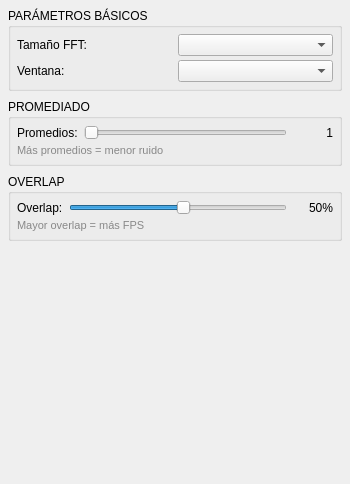
<?xml version="1.0" encoding="UTF-8"?>
<ui version="4.0">
 <class>DockWidget</class>
 <widget class="QDockWidget" name="DockWidget">
  <property name="geometry">
   <rect>
    <x>0</x>
    <y>0</y>
    <width>350</width>
    <height>484</height>
   </rect>
  </property>
  <property name="windowTitle">
   <string>CONFIGURACIÓN FFT</string>
  </property>
  <widget class="QWidget" name="dockWidgetContents">
   <layout class="QVBoxLayout" name="verticalLayout_main">
    <property name="spacing">
     <number>8</number>
    </property>
    <property name="leftMargin">
     <number>8</number>
    </property>
    <property name="topMargin">
     <number>8</number>
    </property>
    <property name="rightMargin">
     <number>8</number>
    </property>
    <property name="bottomMargin">
     <number>8</number>
    </property>
    <item>
     <widget class="QGroupBox" name="groupBox_basic">
      <property name="title">
       <string>PARÁMETROS BÁSICOS</string>
      </property>
      <layout class="QGridLayout" name="gridLayout_basic">
       <property name="leftMargin">
        <number>6</number>
       </property>
       <property name="topMargin">
        <number>6</number>
       </property>
       <property name="rightMargin">
        <number>6</number>
       </property>
       <property name="bottomMargin">
        <number>6</number>
       </property>
       <property name="horizontalSpacing">
        <number>6</number>
       </property>
       <property name="verticalSpacing">
        <number>4</number>
       </property>
       <item row="0" column="0">
        <widget class="QLabel" name="label_fft_size">
         <property name="text">
          <string>Tamaño FFT:</string>
         </property>
        </widget>
       </item>
       <item row="0" column="1">
        <widget class="QComboBox" name="comboBox_fft_size"/>
       </item>
       <item row="1" column="0">
        <widget class="QLabel" name="label_window">
         <property name="text">
          <string>Ventana:</string>
         </property>
        </widget>
       </item>
       <item row="1" column="1">
        <widget class="QComboBox" name="comboBox_window_type"/>
       </item>
      </layout>
     </widget>
    </item>
    <item>
     <widget class="QGroupBox" name="groupBox_averaging">
      <property name="title">
       <string>PROMEDIADO</string>
      </property>
      <layout class="QGridLayout" name="gridLayout_averaging">
       <property name="leftMargin">
        <number>6</number>
       </property>
       <property name="topMargin">
        <number>6</number>
       </property>
       <property name="rightMargin">
        <number>6</number>
       </property>
       <property name="bottomMargin">
        <number>6</number>
       </property>
       <property name="horizontalSpacing">
        <number>6</number>
       </property>
       <property name="verticalSpacing">
        <number>4</number>
       </property>
       <item row="0" column="0">
        <widget class="QLabel" name="label_averaging">
         <property name="text">
          <string>Promedios:</string>
         </property>
        </widget>
       </item>
       <item row="0" column="1">
        <widget class="QSlider" name="horizontalSlider_averaging">
         <property name="minimum">
          <number>1</number>
         </property>
         <property name="maximum">
          <number>100</number>
         </property>
         <property name="value">
          <number>1</number>
         </property>
         <property name="orientation">
          <enum>Qt::Horizontal</enum>
         </property>
        </widget>
       </item>
       <item row="0" column="2">
        <widget class="QLabel" name="label_averaging_value">
         <property name="minimumSize">
          <size>
           <width>40</width>
           <height>0</height>
          </size>
         </property>
         <property name="text">
          <string>1</string>
         </property>
         <property name="alignment">
          <set>Qt::AlignRight|Qt::AlignTrailing|Qt::AlignVCenter</set>
         </property>
        </widget>
       </item>
       <item row="1" column="0" colspan="3">
        <widget class="QLabel" name="label_averaging_info">
         <property name="styleSheet">
          <string notr="true">color: #888888; font-size: 8pt;</string>
         </property>
         <property name="text">
          <string>Más promedios = menor ruido</string>
         </property>
        </widget>
       </item>
      </layout>
     </widget>
    </item>
    <item>
     <widget class="QGroupBox" name="groupBox_overlap">
      <property name="title">
       <string>OVERLAP</string>
      </property>
      <layout class="QGridLayout" name="gridLayout_overlap">
       <property name="leftMargin">
        <number>6</number>
       </property>
       <property name="topMargin">
        <number>6</number>
       </property>
       <property name="rightMargin">
        <number>6</number>
       </property>
       <property name="bottomMargin">
        <number>6</number>
       </property>
       <property name="horizontalSpacing">
        <number>6</number>
       </property>
       <property name="verticalSpacing">
        <number>4</number>
       </property>
       <item row="0" column="0">
        <widget class="QLabel" name="label_overlap">
         <property name="text">
          <string>Overlap:</string>
         </property>
        </widget>
       </item>
       <item row="0" column="1">
        <widget class="QSlider" name="horizontalSlider_overlap">
         <property name="minimum">
          <number>0</number>
         </property>
         <property name="maximum">
          <number>95</number>
         </property>
         <property name="value">
          <number>50</number>
         </property>
         <property name="orientation">
          <enum>Qt::Horizontal</enum>
         </property>
        </widget>
       </item>
       <item row="0" column="2">
        <widget class="QLabel" name="label_overlap_value">
         <property name="minimumSize">
          <size>
           <width>40</width>
           <height>0</height>
          </size>
         </property>
         <property name="text">
          <string>50%</string>
         </property>
         <property name="alignment">
          <set>Qt::AlignRight|Qt::AlignTrailing|Qt::AlignVCenter</set>
         </property>
        </widget>
       </item>
       <item row="1" column="0" colspan="3">
        <widget class="QLabel" name="label_overlap_info">
         <property name="styleSheet">
          <string notr="true">color: #888888; font-size: 8pt;</string>
         </property>
         <property name="text">
          <string>Mayor overlap = más FPS</string>
         </property>
        </widget>
       </item>
      </layout>
     </widget>
    </item>
    <item>
     
     <spacer name="verticalSpacer">
      <property name="orientation">
       <enum>Qt::Vertical</enum>
      </property>
      <property name="sizeHint" stdset="0">
       <size>
        <width>20</width>
        <height>20</height>
       </size>
      </property>
     </spacer>
    </item>
   </layout>
  </widget>
 </widget>
 <tabstops>
  <tabstop>comboBox_fft_size</tabstop>
  <tabstop>comboBox_window_type</tabstop>
  <tabstop>horizontalSlider_averaging</tabstop>
  <tabstop>horizontalSlider_overlap</tabstop>
 </tabstops>
 <resources/>
 <connections/>
</ui>
